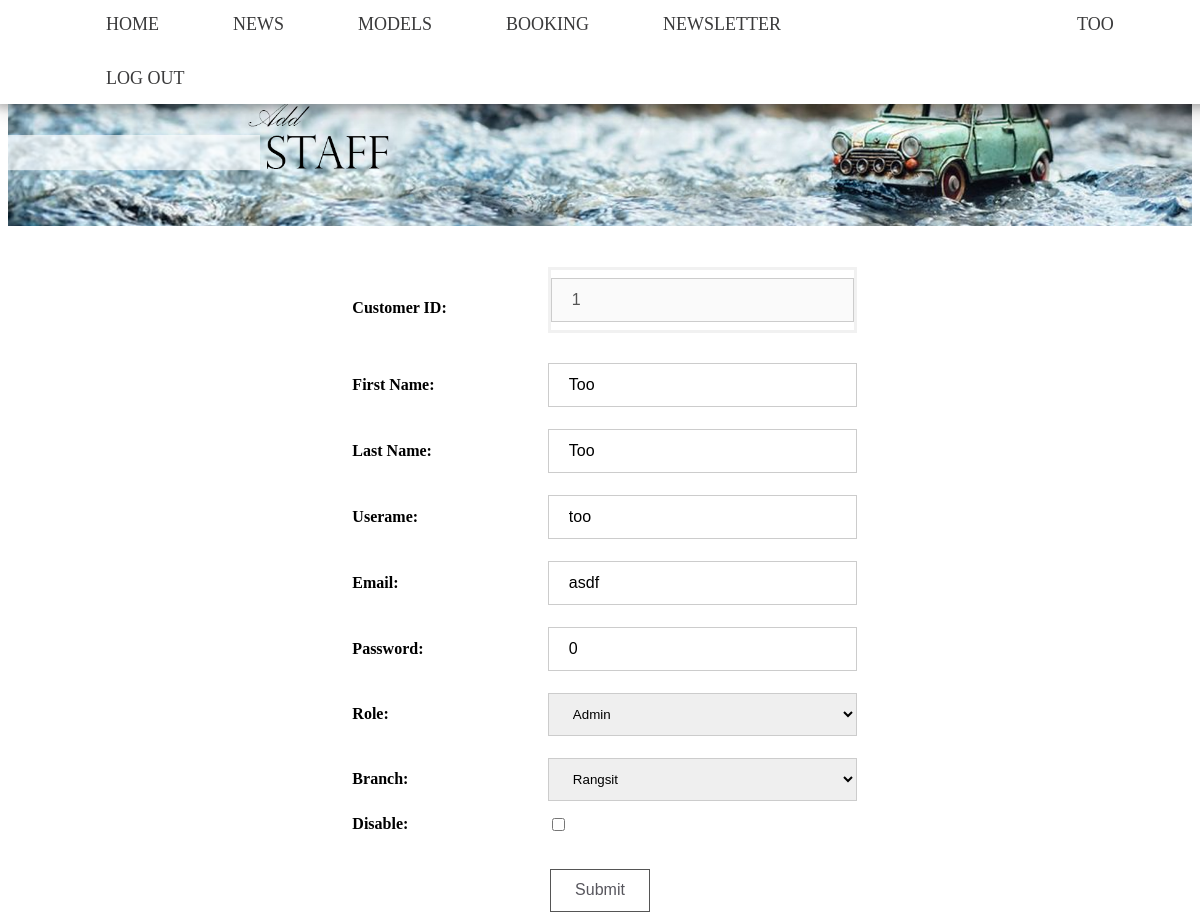
Screenshot of /editStaff.php?user=1 (signed in) with the database file from the repository.
### tables this page shows
CREATE TABLE `staff` (
  `staffID` int(11) NOT NULL,
  `branchID` int(11) NOT NULL,
  `fName` varchar(50) NOT NULL,
  `lName` varchar(50) NOT NULL,
  `username` varchar(50) NOT NULL,
  `email` varchar(50) NOT NULL,
  `type` int(1) NOT NULL,
  `password` varchar(20) NOT NULL,
  `disabled` tinyint(1) NOT NULL DEFAULT '0'
);

CREATE TABLE `role` (
  `roleID` int(11) NOT NULL,
  `name` varchar(20) NOT NULL
);

CREATE TABLE `branch` (
  `branchID` int(11) NOT NULL,
  `name` varchar(20) NOT NULL,
  `location` varchar(200) NOT NULL
);

### editStaff.php (the view, shortened to what this page needs)
<html>
<link rel="stylesheet" href="main.css"/>
<link rel="stylesheet" href="model.css"/>
  <head>
  </head>
  <body>
    <header>
    <?php require_once('menu.php'); ?>
    <center>
      <br>
      <br>
      <br>
      <br>
      <img style="margin-top: -3%;" src="Addstaff.png">
        <br>
        <br>
    <table>
      <tr>
        <?php
        $q = 'SELECT * FROM staff WHERE staffID = '.$_GET['user'];
        $results = $mysqli->query($q);
        $row = $results->fetch_array();
         ?>
        <td style="width: 30%;">
            <b><label>Customer ID:</label></b>
          </td>
          <td>
          <form action="edit.php" method = "post">
            <input type="text" value =
              <?php echo '"'.$row['staffID'].'"'; ?>
            placeholder="Enter ID" disabled>
          </td>
        </tr>
        <tr>
        <td style="width: 30%;">
          <b><label>First Name:</label></b>
        </td>
        <td>
          <input type="text" placeholder="Enter First Name" value = <?php echo $row['fName']; ?> name="fname" required>
        </td>
      </tr>
      <tr>
        <td style="width: 30%;">
          <b><label>Last Name:</label></b>
        </td>
        <td>
          <input type="text" placeholder="Enter Last Name" value = <?php echo $row['lName']; ?> name="lname" required>
        </td>
      </tr>
      <tr>
        <td style="width: 30%;">
          <b><label>Userame:</label></b>
        </td>
        <td>
          <input type="text" placeholder="Enter Username" value = <?php echo $row['username']; ?>  name="user" required>
        </td>
      </tr>
      <tr>
        <td style="width: 30%;">
          <b><label>Email:</label></b>
        </td>
        <td>
          <input type="text" placeholder="Enter Email" value = <?php echo $row['email']; ?>  name="email" required>
        </td>
      </tr>
      <tr>
        <td style="width: 30%;">
          <b><label>Password:</label></b>
        </td>
        <td>
          <input type="text" placeholder="Enter Password" value = <?php echo $row['password']; ?> name="password" required>
        </td>
      </tr>
      <tr>
        <td style="width: 30%;">
          <b><label>Role:</label></b>
        </td>
        <td>
          <select name='role' required>
            <?php
            $q = 'SELECT * FROM role LIMIT 1,20';
            $result = $mysqli->query($q);
            while($row2 = $result->fetch_array()){
              echo '<option ';
              if($row['type'] == $row2['roleID']){
                echo 'selected';
              }
              echo ' value="'.$row2['roleID'].'">'.$row2['name'].'</option>';
            }
            ?>
        </td>
      </tr>
      <tr>
        <td style="width: 30%;">
          <b><label>Branch:</label></b>
        </td>
        <td>
          <select name='branch' required>
            <?php
            $q = 'SELECT * FROM branch';
            $result = $mysqli->query($q);
            while($row2 = $result->fetch_array()){
              echo '<option ';
              if($row['branchID'] == $row2['branchID']){
                echo 'selected';
              }
              echo ' value="'.$row2['branchID'].'">'.$row2['name'].'</option>';
            }
            ?>
          </select>
        </td>
      </tr>
      <tr>
        <td style="width: 30%;">
          <b><label>Disable:</label></b>
        </td>
        <td>
          <input type="checkbox"
            <?php if($row['disabled'] ==  1) echo 'checked'; ?>
            name="disable">
        </td>
      </tr>
    </table>
    <br>
      <input class="button" type = "submit"><br>
  </center>
</body>
</html>

### main.css (style rules this page uses)
body { font-weight: 300; }
header { background: White; }
header::after { content: ''; display: table; clear: both; }
img { display: block; margin: auto; max-width: 100%; height: auto; }
.button { background-color: white; color: #57565d; border: 1px solid #555555; padding: 1% 2%; font-size: 16px; }
table, tr, td { border: 1px solid white; margin-bottom: 1%; }
label { font-size: 16px; }
input[type=text] { width: 20%; padding: 12px 20px; margin: 9px 0; box-sizing: border-box; border: 1px solid #d1d1d1; transition: 0.5s; transition: 0.5s; outline: none; font-size: 16px; }

### model.css (style rules this page uses)
body { font-weight: 400; }
td { width: 50%; padding-left:2%; }
form { border: 3px solid #f1f1f1; }
input[type=text], input[type=password], select, input[type=date] { width: 100%; padding: 12px 20px; margin: 8px 0; display: inline-block; border: 1px solid #ccc; box-sizing: border-box; }

### rows the page displays
staff: staffID "1", fname "Too", lname "Too", user "too", email "asdf", password "0", role "Admin", branch "Rangsit"

### other values shown
$_SESSION["user"] "TOO"
